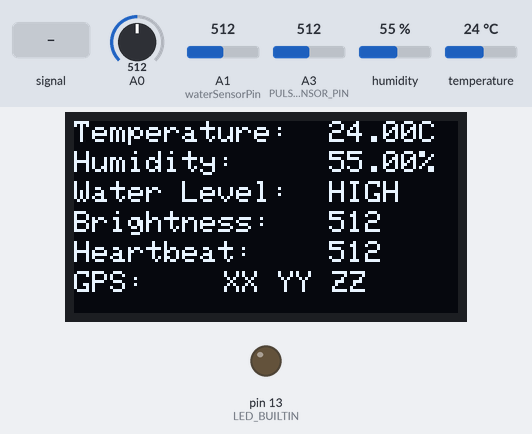
This sketch was run on a simulated Arduino Uno, built with avr-gcc and run on an emulated ATmega328P. Shown: 128×64 one-colour display, output pins drawn as LEDs (lit = HIGH). Inputs (shaded band) come from the test bench; at power-on: A1 (waterSensorPin) = 512, A3 (PULSE_SENSOR_PIN) = 512, humidity 55 %, A0 = 512, temperature 24 °C. What the sketch prints to the serial monitor is not drawn.

Above: at 6.2 s.
6.3 s: A1 (waterSensorPin) set to 212
8.6 s: A1 (waterSensorPin) set to 193
At 10.8 s:
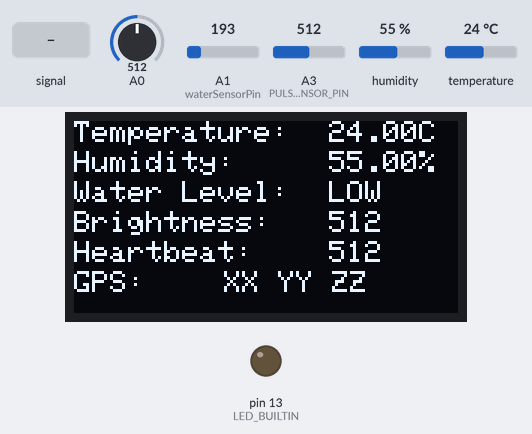
11.1 s: A3 (PULSE_SENSOR_PIN) fed a 200 Hz sine of ±81 counts around its level
At 15.0 s:
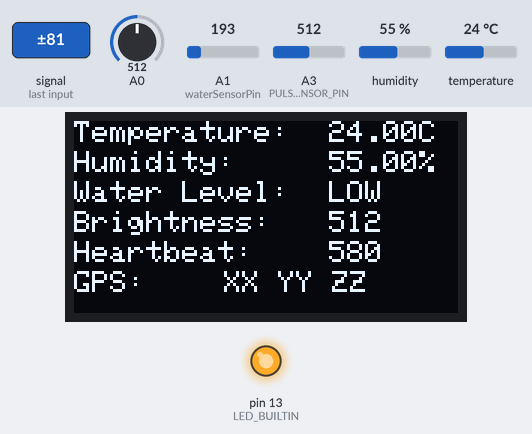
15.4 s: A3 (PULSE_SENSOR_PIN) set to 560
At 17.5 s:
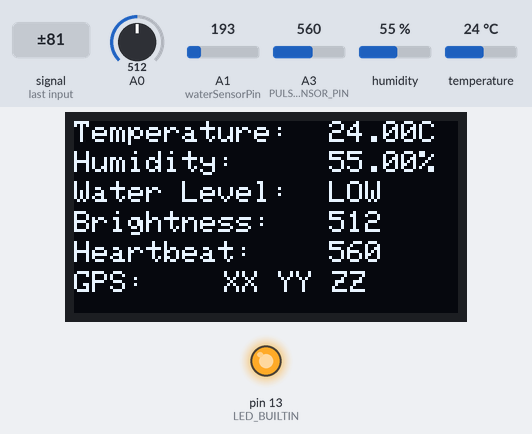
17.9 s: humidity set to 22 %
At 19.7 s:
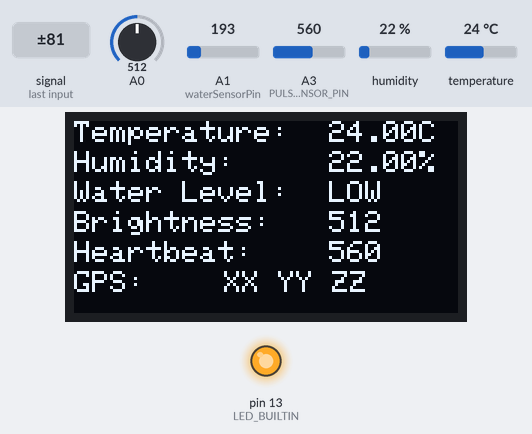
20.1 s: A0 set to 560
At 21.9 s:
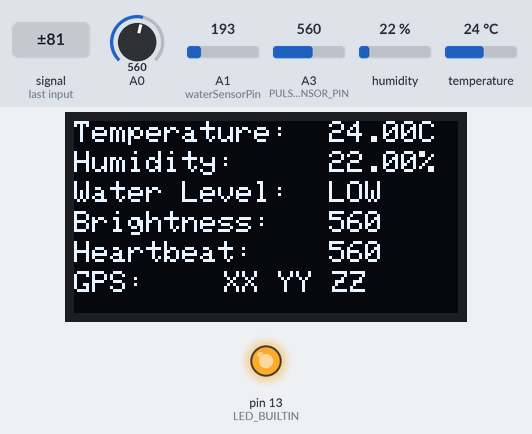
Timing chart, 0 to 23.4 s (numbered marks = the images above; inputs shaded):
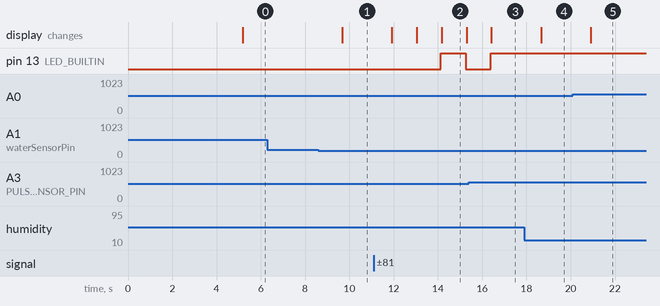

The sketch:

greenheart-withoutgps.ino
```cpp
#include <Wire.h>
#include <Adafruit_GFX.h>
#include <Adafruit_SSD1306.h>   // OLED Display Library
#include <dht.h>                // DHT11 Temperature and Humidity Sensor Library

// ------------------------ OLED DISPLAY SETUP ------------------------
#define SCREEN_WIDTH 128        // OLED display width in pixels
#define SCREEN_HEIGHT 64        // OLED display height in pixels
#define OLED_RESET -1           // No reset pin used with I2C
Adafruit_SSD1306 display(SCREEN_WIDTH, SCREEN_HEIGHT, &Wire, OLED_RESET);

// ------------------------ DHT SENSOR SETUP --------------------------
#define DHT_PIN 2               // DHT11 sensor connected to digital pin 2
dht DHT;

// -------------------- SOIL MOISTURE SENSOR SETUP --------------------
const int SoilSensorPin = 2;   // Soil moisture sensor connected to pin 2
const int AirValue = 850;      // Dry soil value
const int WaterValue = 600;    // Wet soil value

// -------------------- WATER LEVEL SENSOR SETUP ----------------------
int waterSensorPin = A1;       // Water level sensor connected to analog pin A1

// ---------------------- HEARTBEAT SENSOR SETUP ----------------------
const int PULSE_SENSOR_PIN = A3;   // Pulse sensor connected to analog pin A3
int Signal;                        // Raw analog signal from pulse sensor
const int Threshold = 550;         // Threshold to detect beats

// -------------------------- SETUP FUNCTION --------------------------
void setup() {
  Serial.begin(9600);

  // Initialize OLED Display
  if (!display.begin(SSD1306_SWITCHCAPVCC, 0x3C)) {
    Serial.println(F("SSD1306 allocation failed"));
    for (;;); // Stop if OLED is not detected
  }

  // Initial splash screen
  display.clearDisplay();
  display.setTextSize(2);
  display.setTextColor(WHITE);
  display.setCursor(0, 0);
  display.println("Green ");
  display.setCursor(0, 20);
  display.println("Heart");
  display.setCursor(0, 40);
  display.println("Monitoring");
  display.display();
  delay(5000);
  display.clearDisplay();

  // Setup for built-in LED (used with heartbeat sensor)
  pinMode(LED_BUILTIN, OUTPUT);
}

// --------------------------- MAIN LOOP ------------------------------
void loop() {
  // ------------------- Read DHT Sensor -------------------
  int readData = DHT.read11(DHT_PIN);
  float t = DHT.temperature;
  float h = DHT.humidity;

  // Log temperature and humidity to Serial Monitor
  Serial.print("Temperature = ");
  Serial.print(t);
  Serial.print("°C | ");
  Serial.print((t * 9.0) / 5.0 + 32.0);
  Serial.println("°F");
  Serial.print("Humidity = ");
  Serial.print(h);
  Serial.println("%\n");

  // ---------------- Read Water Level Sensor ----------------
  int waterLevel = analogRead(waterSensorPin);
  Serial.print("Water Level Raw Value: ");
  Serial.println(waterLevel);

  // ---------------- Read Brightness -----------------------
  int brightness = analogRead(A0);
  Serial.print("Brightness Value: ");
  Serial.println(brightness);

  // ---------------- Read Heartbeat Sensor ------------------
  Signal = analogRead(PULSE_SENSOR_PIN);
  Serial.print("Pulse Signal: ");
  Serial.println(Signal);

  if (Signal > Threshold) {
    digitalWrite(LED_BUILTIN, HIGH); // Beat detected
  } else {
    digitalWrite(LED_BUILTIN, LOW);
  }

  // ------------------ Display on OLED ----------------------
  display.clearDisplay();

  // Labels (Left Side)
  display.setTextSize(1);
  display.setCursor(0, 0);    display.println("Temperature:");
  display.setCursor(0, 10);   display.println("Humidity:");
  display.setCursor(0, 20);   display.println("Water Level:");
  display.setCursor(0, 30);   display.println("Brightness:");
  display.setCursor(0, 40);   display.println("Heartbeat:");
  display.setCursor(0, 50);   display.println("GPS:");

  // Data (Right Side)
  display.setCursor(85, 0);   display.print(t);    display.println("C");
  display.setCursor(85, 10);  display.print(h);    display.println("%");

  display.setCursor(85, 20);
  if (waterLevel <= 200)
    display.println("LOW");
  else
    display.println("HIGH");

  display.setCursor(85, 30);  display.println(brightness);
  display.setCursor(85, 40);  display.println(Signal);   // Heartbeat raw value
  display.setCursor(50, 50);  display.println("XX YY ZZ"); // Dummy GPS coords

  display.display();

  delay(1000); // Refresh delay
}
```

Measured:
- the behaviour switches between 201 and 200 on A1 (waterSensorPin) (found by bisection; images 0 and 1)
- after the input at 6.3 s, every drawn part: stays the same
- after the input at 8.6 s, the display: changes after 1.1 s (image 1)
- after the input at 11.1 s, pin 13 (LED_BUILTIN): LOW → HIGH after 3.0 s, → LOW 1.1 s later; the display: first changes after 0.82 s (image 2 shows a later state)
- after the input at 15.4 s, pin 13 (LED_BUILTIN): LOW → HIGH after 0.98 s instead of 2.1 s
- after the input at 17.9 s, the display: changes after 0.76 s (image 4)
- after the input at 20.1 s, the display: changes after 0.81 s (image 5)
- what the display in image 2 shows lasts 1.1 s, from 14.2 s to 15.3 s
